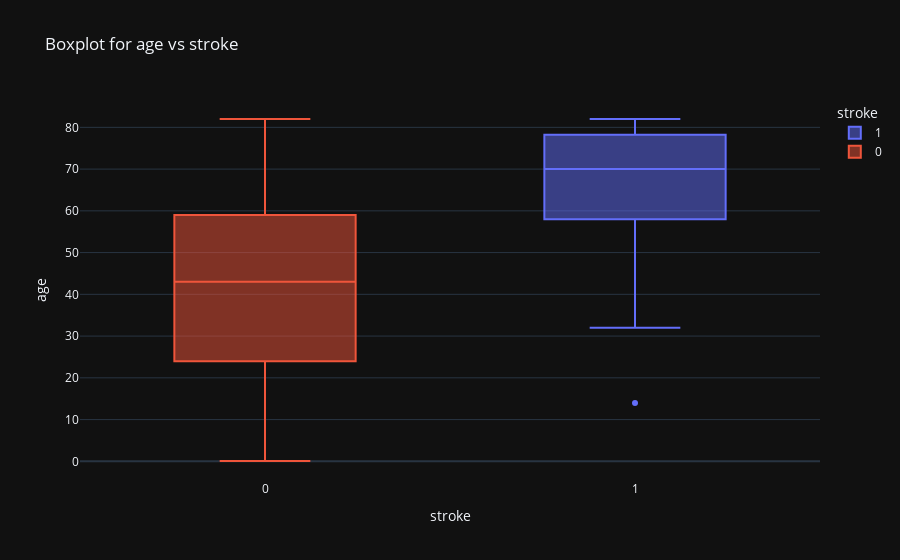

Notebook source saved alongside this figure:
### Code cell
import plotly.express as px 
fig = px.box(data, x = 'stroke', y = 'age', template = 'plotly_dark', color = 'stroke', title = 'Boxplot for age vs stroke')
fig.show()

### Figure 1 — Plotly figure (JSON) as saved in the notebook; plotly's stock layout.template omitted (floating-point values rounded to 4 significant figures; data arrays with more than 128 entries replaced by an {"elided": "..."} marker saying what was removed)
{"data": [{"alignmentgroup": "True", "hovertemplate": "stroke=%{x}<br>age=%{y}<extra></extra>", "legendgroup": "1", "marker": {"color": "#636efa"}, "name": "1", "notched": false, "offsetgroup": "1", "orientation": "v", "showlegend": true, "type": "box", "x": {"elided": "209 int values"}, "x0": " ", "xaxis": "x", "y": {"elided": "209 int values"}, "y0": " ", "yaxis": "y"}, {"alignmentgroup": "True", "hovertemplate": "stroke=%{x}<br>age=%{y}<extra></extra>", "legendgroup": "0", "marker": {"color": "#EF553B"}, "name": "0", "notched": false, "offsetgroup": "0", "orientation": "v", "showlegend": true, "type": "box", "x": {"elided": "4700 int values"}, "x0": " ", "xaxis": "x", "y": {"elided": "4700 float values"}, "y0": " ", "yaxis": "y"}], "layout": {"boxmode": "overlay", "legend": {"title": {"text": "stroke"}, "tracegroupgap": 0}, "title": {"text": "Boxplot for age vs stroke"}, "xaxis": {"anchor": "y", "categoryarray": [1, 0], "categoryorder": "array", "domain": [0, 1], "title": {"text": "stroke"}}, "yaxis": {"anchor": "x", "domain": [0, 1], "title": {"text": "age"}}}}
